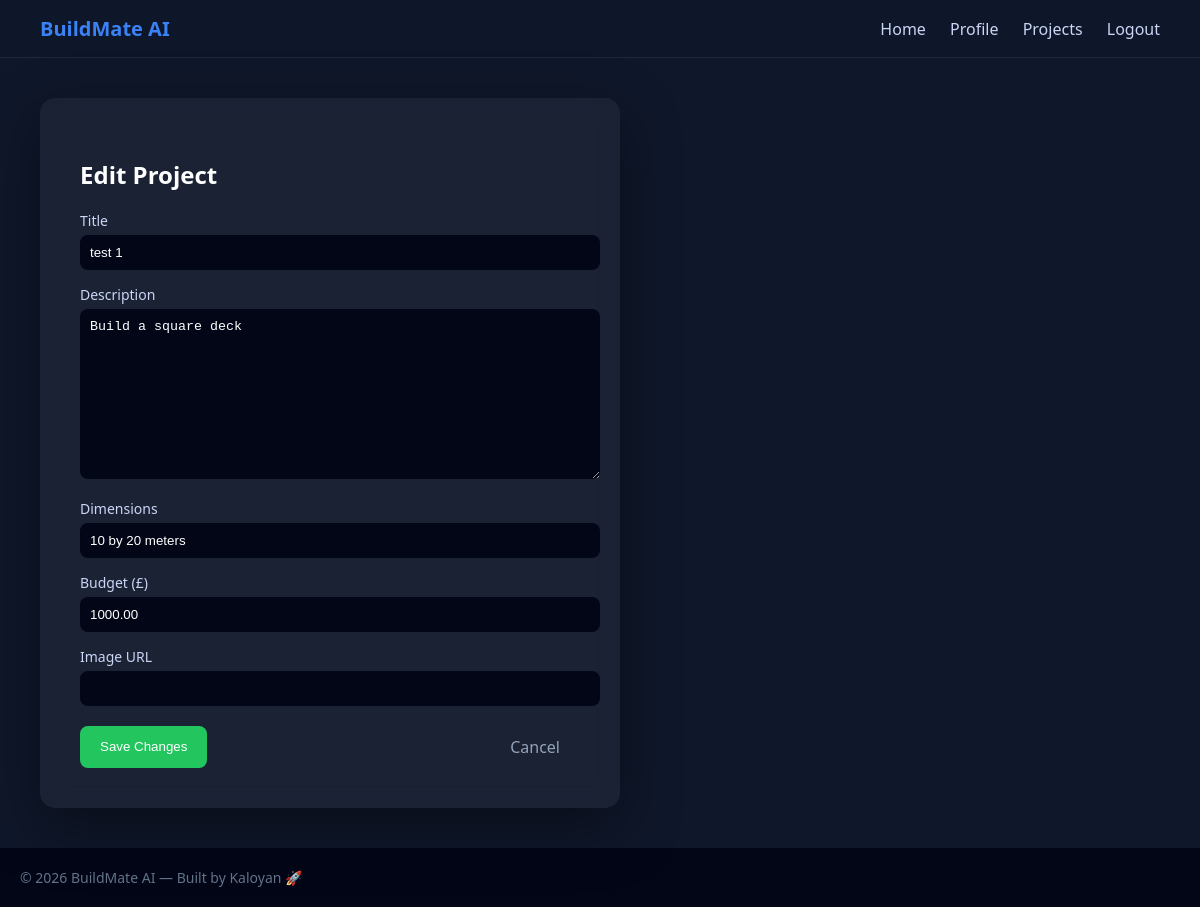
The page /projects/2/edit/ (signed in) on the database its author committed.
### projects/models.py (models this page shows, shortened)
class Project(models.Model):
    user = models.ForeignKey(settings.AUTH_USER_MODEL, on_delete=models.CASCADE)
    title = models.CharField(max_length=200)
    description = models.TextField()
    dimensions = models.CharField(max_length=100)
    budget = models.DecimalField(max_digits=10, decimal_places=2)
    image_url = models.URLField(blank=True, null=True)
    created_at = models.DateTimeField(auto_now_add=True)
    updated_at = models.DateTimeField(auto_now=True)
    class Meta:
        ordering = ['-created_at']

### projects/views.py (the view)
# urls.py: path('<int:pk>/edit/', views.edit_project, name='edit_project'),
@login_required
def edit_project(request, pk):
    project = get_object_or_404(Project, id=pk, user=request.user)
    if request.method == 'POST':
        form = ProjectForm(request.POST, instance=project)
        if form.is_valid():
            form.save()
            return redirect('project_detail', pk=project.id)
    else:
        form = ProjectForm(instance=project)
    return render(request, 'projects/edit_project.html', {
        'form': form,
        'project': project
    })

### projects/forms.py
class ProjectForm(forms.ModelForm):
    class Meta:
        model = Project
        fields = ['title', 'description', 'dimensions', 'budget', 'image_url']

### projects/templates/projects/edit_project.html (shortened to what this page needs)
{% extends 'base.html' %}
{% block content %}
<div class="form-container">
    <div class="form-card">
        <h2>Edit Project</h2>
        <form method="POST">
            <div class="form-group">
                <label>Title</label>
                {{ form.title }}
            </div>
            <div class="form-group">
                <label>Description</label>
                {{ form.description }}
            </div>
            <div class="form-group">
                <label>Dimensions</label>
                {{ form.dimensions }}
            </div>
            <div class="form-group">
                <label>Budget (£)</label>
                {{ form.budget }}
            </div>
            <div class="form-group">
                <label>Image URL</label>
                {{ form.image_url }}
            </div>
            <div class="btn-group">
                <button type="submit" class="btn save">
                    Save Changes
                </button>
                <a href="{% url 'project_detail' project.id %}" class="btn cancel">
                    Cancel
                </a>
            </div>
        </form>
    </div>
</div>
{% endblock %}

### templates/base.html (style rules this page uses)
body { margin: 0; font-family: 'Segoe UI', sans-serif; background: #0f172a; color: white; }

### projects/templates/projects/edit_project.html (style rules this page uses)
.form-container { display: flex; justify-content: centre; align-items: centre; min-height: 80vh; }
.form-card { background: rgba(255,255,255,0.05); padding: 40px; border-radius: 15px; width: 100%; max-width: 500px; backdrop-filter: blur(12px); box-shadow: 0 20px 60px rgba(0,0,0,0.4); }
.form-card h2 { margin-bottom: 20px; }
.form-group { margin-bottom: 15px; }
label { display: block; margin-bottom: 5px; font-size: 14px; color: #cbd5f5; }
input, textarea { width: 100%; padding: 10px; border-radius: 8px; border: none; background: #020617; color: white; }
.btn-group { margin-top: 20px; display: flex; justify-content: space-between; }
.btn { padding: 10px 20px; border-radius: 8px; text-decoration: none; border: none; cursor: pointer; }
.save { background: #22c55e; color: white; }
.cancel { color: #94a3b8; align-self: centre; }

### rows shown on the page
Project: title "test 1", description "Build a square deck", dimensions "10 by 20 meters", budget "1000.00"
